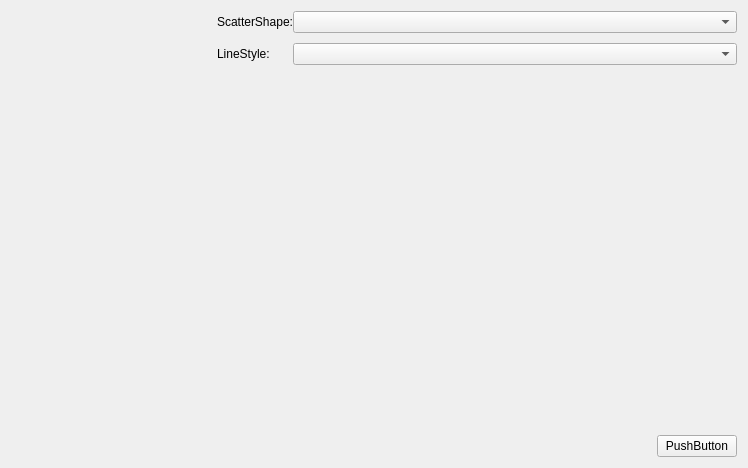
<?xml version="1.0" encoding="UTF-8"?>
<ui version="4.0">
 <class>CatLineChart</class>
 <widget class="QWidget" name="CatLineChart">
  <property name="geometry">
   <rect>
    <x>0</x>
    <y>0</y>
    <width>748</width>
    <height>468</height>
   </rect>
  </property>
  <property name="windowTitle">
   <string>Form</string>
  </property>
  <layout class="QHBoxLayout" name="RootLayout">
   <item>
    <widget class="CatQcustomplot" name="ChartWidget" native="true">
     <property name="minimumSize">
      <size>
       <width>200</width>
       <height>0</height>
      </size>
     </property>
    </widget>
   </item>
   <item>
    <widget class="QWidget" name="FunctionWidget" native="true">
     <property name="minimumSize">
      <size>
       <width>0</width>
       <height>0</height>
      </size>
     </property>
     <layout class="QVBoxLayout" name="verticalLayout">
      <property name="spacing">
       <number>0</number>
      </property>
      <property name="leftMargin">
       <number>0</number>
      </property>
      <property name="topMargin">
       <number>0</number>
      </property>
      <property name="rightMargin">
       <number>0</number>
      </property>
      <property name="bottomMargin">
       <number>0</number>
      </property>
      <item>
       <layout class="QFormLayout" name="formLayout">
        <property name="verticalSpacing">
         <number>10</number>
        </property>
        <item row="0" column="1">
         <widget class="QComboBox" name="ScatterShapeBox"/>
        </item>
        <item row="0" column="0">
         <widget class="QLabel" name="ScatterShapeLabel">
          <property name="text">
           <string>ScatterShape:</string>
          </property>
         </widget>
        </item>
        <item row="1" column="0">
         <widget class="QLabel" name="LineStyleLabel">
          <property name="text">
           <string>LineStyle:</string>
          </property>
         </widget>
        </item>
        <item row="1" column="1">
         <widget class="QComboBox" name="LineStyleBox"/>
        </item>
       </layout>
      </item>
      <item>
       <spacer name="verticalSpacer">
        <property name="orientation">
         <enum>Qt::Vertical</enum>
        </property>
        <property name="sizeHint" stdset="0">
         <size>
          <width>20</width>
          <height>363</height>
         </size>
        </property>
       </spacer>
      </item>
      <item>
       <layout class="QHBoxLayout" name="horizontalLayout">
        <item>
         <spacer name="horizontalSpacer">
          <property name="orientation">
           <enum>Qt::Horizontal</enum>
          </property>
          <property name="sizeHint" stdset="0">
           <size>
            <width>40</width>
            <height>20</height>
           </size>
          </property>
         </spacer>
        </item>
        <item>
         <widget class="QPushButton" name="StartButton">
          <property name="text">
           <string>PushButton</string>
          </property>
         </widget>
        </item>
       </layout>
      </item>
     </layout>
    </widget>
   </item>
  </layout>
 </widget>
 <customwidgets>
  <customwidget>
   <class>CatQcustomplot</class>
   <extends>QWidget</extends>
   <header>CatWidget/CatQcustomplot/CatQcustomplot.h</header>
   <container>1</container>
  </customwidget>
 </customwidgets>
 <resources/>
 <connections/>
</ui>
